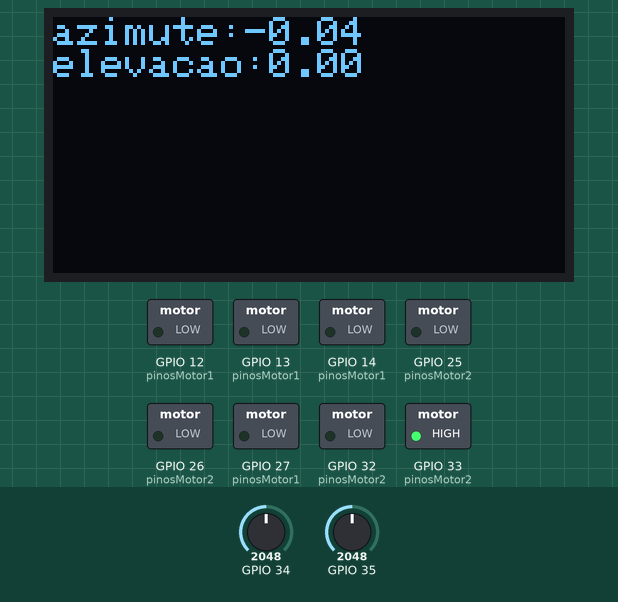
Recording of a sketch running on a simulated ESP32. Shown: 128×64 one-colour display, switched loads named in the sketch (green lamp = pin HIGH). Dashed ring = blinking. The inputs (shaded band) are chosen by the test bench; at power-on: GPIO 34 = 2048, GPIO 35 = 2048. What the sketch prints to the serial monitor is not drawn.

Above: at 1.2 s.
1.3 s: GPIO 34 set to 3603
At 1.72 s:
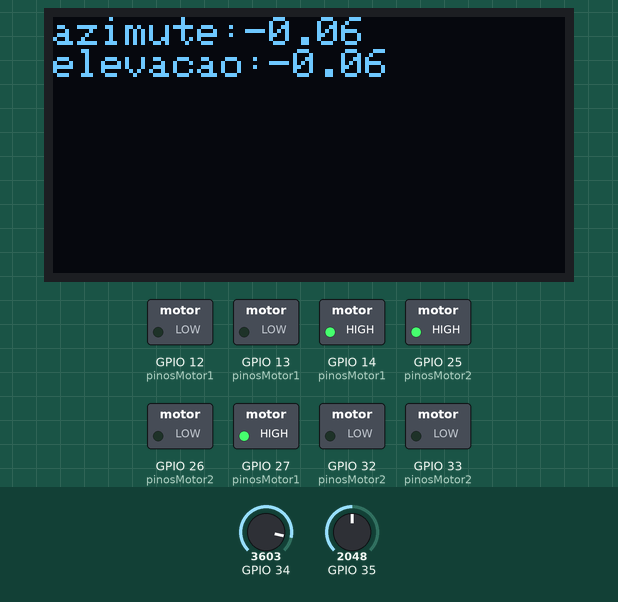
3.9 s: GPIO 35 set to 2866
At 4.43 s:
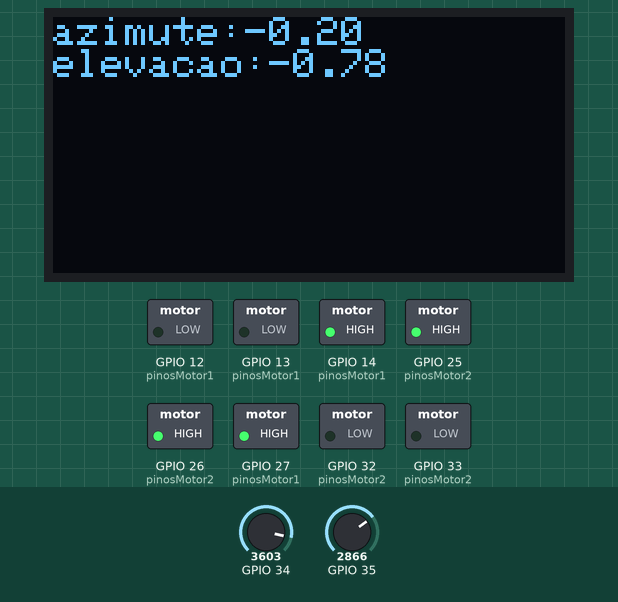
6.3 s: GPIO 34 set to 2866
At 7.25 s:
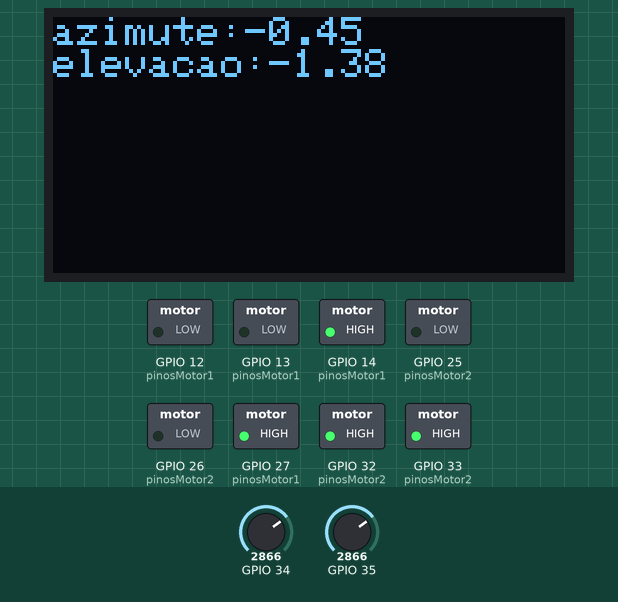
8.1 s: GPIO 35 set to 3603
At 10.34 s:
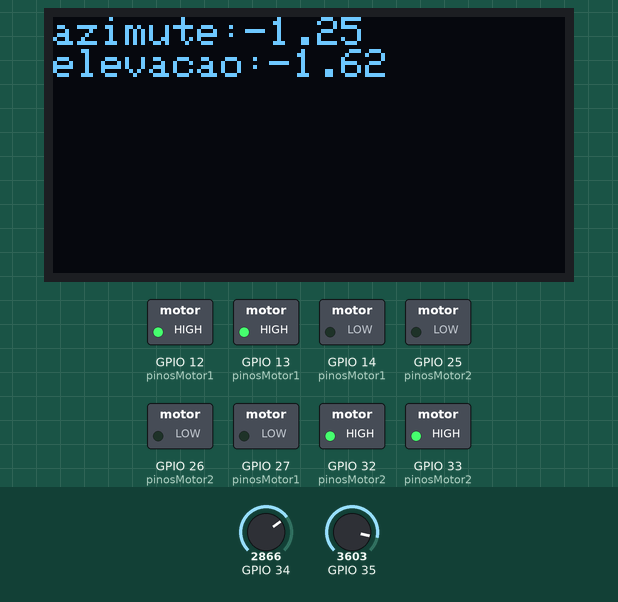
11.1 s: GPIO 35 set to 170
At 11.84 s:
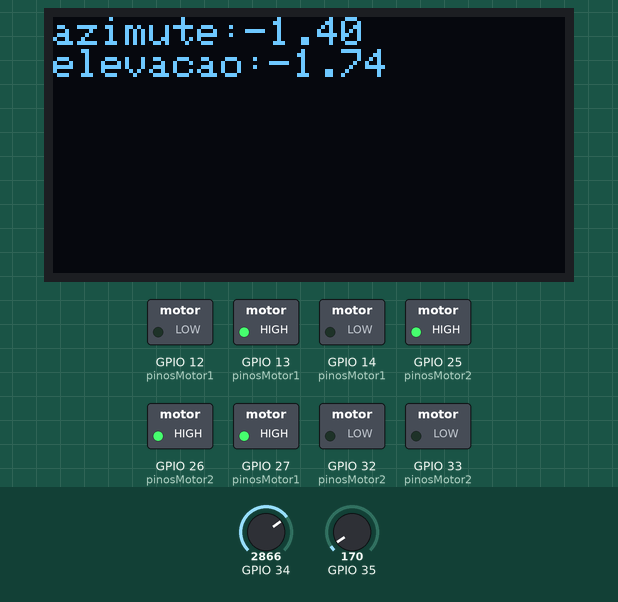
14.0 s: GPIO 35 set to 154
At 17.56 s:
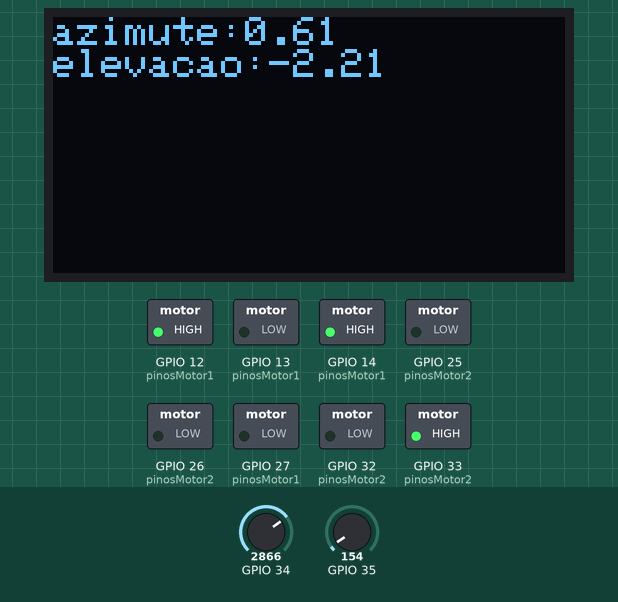
Timing chart, 0 to 21.3 s (numbered marks = the images above; inputs shaded):
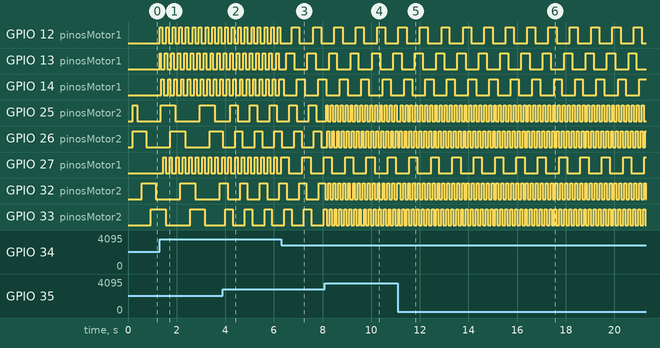

The sketch:

pograma.ino
```cpp
class Motor {
    int pointer = 0;
    int* pins ;

    String sequence[8] = {"1100", "0100", "0110", "0010", "0011", "0001", "1001", "1000"};

    void pinFunc(int vetor[], int range) {
      for (int i = 0; i < range; i++) {
        pinMode(vetor[i], OUTPUT);
      }
    }


  public : Motor(int pins[]) {
      pinFunc(pins, 4);
      this->pins = pins;
    }

    void setState(String input) {
      Serial.println("setState");
      if (input.charAt(0) == '1') {
        digitalWrite(pins[0], 1);
      } else {
        digitalWrite(pins[0], 0);
      }

      if (input.charAt(1) == '1') {
        digitalWrite(pins[1], 1);
      } else {
        digitalWrite(pins[1], 0);
      }

      if (input.charAt(2) == '1') {
        digitalWrite(pins[2], 1);
      } else {
        digitalWrite(pins[2], 0);
      }

      if (input.charAt(3) == '1') {
        digitalWrite(pins[3], 1);
      } else {
        digitalWrite(pins[3], 0);
      }
    }

  public: void forward() {
      setState(sequence[pointer]);
      pointer = pointer + 1;
      if (pointer == 8)pointer = 0;
    }

  public: void backward() {
      setState(sequence[pointer]);
      pointer = pointer - 1;
      if (pointer == -1)pointer = 7;
    }
};


#include <WiFi.h>
#include "time.h"
#include <SPI.h>
#include <Wire.h>
#include <Adafruit_GFX.h>
#include <Adafruit_SSD1306.h>
#define SCREEN_WIDTH 128 // OLED display width, in pixels
#define SCREEN_HEIGHT 64 // OLED display height, in pixels
#define OLED_RESET 4

Adafruit_SSD1306 display(SCREEN_WIDTH, SCREEN_HEIGHT, &Wire, OLED_RESET);


int pinosMotor1[] = {13, 12, 14, 27};
int pinosMotor2[] = {26, 25, 33, 32};


#define VEL_MIN 200

#define VEL_MAX 2

Motor motor1(pinosMotor1);
Motor motor2(pinosMotor2);

void setup() {

  Serial.begin(115200);
  display.begin(SSD1306_SWITCHCAPVCC, 0x3C);
  display.clearDisplay();
  // text display tests
  display.setTextSize(1);
  display.setTextColor(WHITE);
  display.setCursor(0, 0);
}

int tempoH = 0;
int tempoV = 0;
int tempoD = 0;


double angH = 0;
double angV = 0;

double ratio = 360 / (4075.7728395 * 10);


void loop() {

  int leituraV = analogRead(A6) - 1967;
  int leituraH = analogRead(A7) - 1900;

  long currentMilis = millis();
  int intervalV = map(abs(leituraV), 0, 1900, VEL_MIN, VEL_MAX);
  intervalV = intervalV < 0 ? 2 : intervalV;

  int intervalH = map(abs(leituraH), 0, 1900, VEL_MIN, VEL_MAX);
  intervalH = intervalH < 0 ? 2 : intervalH;


  if (abs(leituraV) > 100) {
    if ((currentMilis - tempoV) > intervalV) {
      if (leituraV < 0) {
        //backward(sequence, &pointer, pinosMotor1);
        motor1.backward();
        angV += ratio;
      } else {
        motor1.forward();
        angV -= ratio;
      }
      tempoV = currentMilis;
    }
  }

  if (abs(leituraH) > 100) {
    if ((currentMilis - tempoH) > intervalH) {
      if (leituraH < 0) {
        motor2.forward();
        angH += ratio;
      } else {
        motor2.backward();
        angH -= ratio;
      }
      tempoH = currentMilis;
    }
  }

  if ((currentMilis - tempoD) > 100) {
    tempoD = currentMilis;
    display.clearDisplay();
    display.setCursor(0, 0);
    display.print("azimute:");
    display.println(angH);
    display.print("elevacao:");
    display.println(angV);
    display.display();
  }

}
```

Measured:
- after the input at 1.3 s, GPIO 12 (pinosMotor1): alternates HIGH for 0.10 s and LOW for 0.17 s, starting at once; GPIO 13 (pinosMotor1): LOW → HIGH at once, then repeats every 0.26 s: LOW 0.16 s, HIGH 0.10 s
- after the input at 6.3 s, GPIO 12 (pinosMotor1): alternates HIGH for 0.33 s and LOW for 0.56 s, starting after 0.43 s; GPIO 13 (pinosMotor1): alternates HIGH for 0.34 s and LOW for 0.54 s, starting after 0.21 s
- after the input at 8.1 s, GPIO 25 (pinosMotor2): alternates HIGH for 0.08 s and LOW for 0.13 s, starting at once; GPIO 26 (pinosMotor2): alternates HIGH for 0.08 s and LOW for 0.13 s, starting after 0.09 s
- by itself, GPIO 25 (pinosMotor2): alternates HIGH for 0.61 s and LOW for 1.0 s
- what the display in image 0 shows lasts 0.4 s, from 0.8 s to 1.2 s
